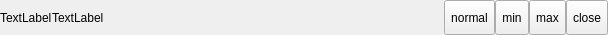
<?xml version="1.0" encoding="UTF-8"?>
<ui version="4.0">
 <class>KTitleWidget</class>
 <widget class="QWidget" name="KTitleWidget">
  <property name="geometry">
   <rect>
    <x>0</x>
    <y>0</y>
    <width>608</width>
    <height>35</height>
   </rect>
  </property>
  <property name="windowTitle">
   <string>Form</string>
  </property>
  <layout class="QHBoxLayout" name="mainLayout">
   <property name="spacing">
    <number>0</number>
   </property>
   <property name="leftMargin">
    <number>0</number>
   </property>
   <property name="topMargin">
    <number>0</number>
   </property>
   <property name="rightMargin">
    <number>0</number>
   </property>
   <property name="bottomMargin">
    <number>0</number>
   </property>
   <item>
    <layout class="QHBoxLayout" name="horizontalLayout">
     <property name="spacing">
      <number>0</number>
     </property>
     <item>
      <widget class="QLabel" name="appIcon">
       <property name="text">
        <string>TextLabel</string>
       </property>
      </widget>
     </item>
     <item>
      <widget class="QLabel" name="appName">
       <property name="text">
        <string>TextLabel</string>
       </property>
      </widget>
     </item>
     <item>
      <spacer name="horizontalSpacer">
       <property name="orientation">
        <enum>Qt::Horizontal</enum>
       </property>
       <property name="sizeHint" stdset="0">
        <size>
         <width>40</width>
         <height>20</height>
        </size>
       </property>
      </spacer>
     </item>
     <item>
      <widget class="QToolButton" name="normalButton">
       <property name="sizePolicy">
        <sizepolicy hsizetype="Preferred" vsizetype="Preferred">
         <horstretch>0</horstretch>
         <verstretch>0</verstretch>
        </sizepolicy>
       </property>
       <property name="text">
        <string>normal</string>
       </property>
      </widget>
     </item>
     <item>
      <widget class="QToolButton" name="miniButton">
       <property name="sizePolicy">
        <sizepolicy hsizetype="Preferred" vsizetype="Preferred">
         <horstretch>0</horstretch>
         <verstretch>0</verstretch>
        </sizepolicy>
       </property>
       <property name="text">
        <string>min</string>
       </property>
      </widget>
     </item>
     <item>
      <widget class="QToolButton" name="maxButton">
       <property name="sizePolicy">
        <sizepolicy hsizetype="Preferred" vsizetype="Preferred">
         <horstretch>0</horstretch>
         <verstretch>0</verstretch>
        </sizepolicy>
       </property>
       <property name="text">
        <string>max</string>
       </property>
      </widget>
     </item>
     <item>
      <widget class="QToolButton" name="closeButton">
       <property name="sizePolicy">
        <sizepolicy hsizetype="Preferred" vsizetype="Preferred">
         <horstretch>0</horstretch>
         <verstretch>0</verstretch>
        </sizepolicy>
       </property>
       <property name="text">
        <string>close</string>
       </property>
      </widget>
     </item>
    </layout>
   </item>
  </layout>
 </widget>
 <resources/>
 <connections/>
</ui>
